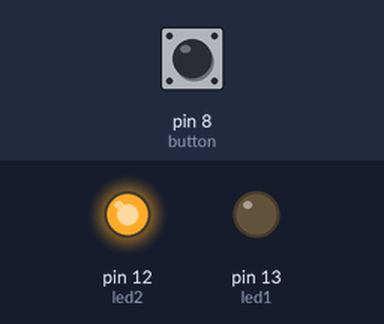
Recording of a sketch running on a simulated Arduino Uno, built with avr-gcc and run on an emulated ATmega328P. Parts: output pins drawn as LEDs (lit = HIGH). The inputs (shaded band) are chosen by the test bench; at power-on: pin 8 (button) HIGH.

Above: at 1.8 s.
1.9 s: pin 8 (button) pulled LOW for 0.6 s
At 2.3 s:
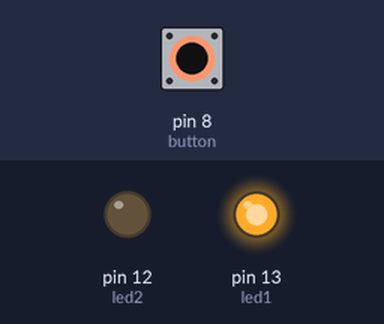
4.0 s: pin 8 (button) pulled LOW for 3.2 s
At 8.9 s:
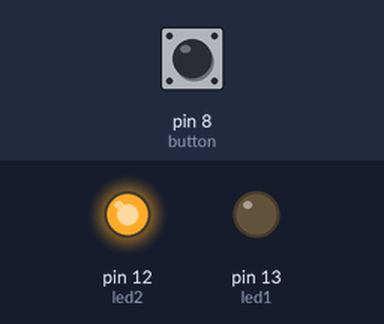
Timing chart, 0 to 10.4 s (numbered marks = the images above; inputs shaded):
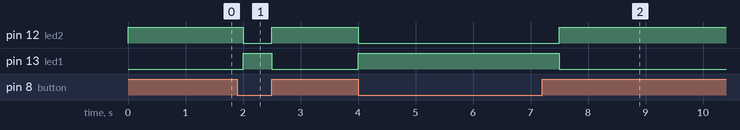

Measured:
- after the input at 1.9 s, pin 12 (led2): HIGH → LOW after 0.10 s, → HIGH 0.50 s later; pin 13 (led1): LOW → HIGH after 0.10 s, → LOW 0.50 s later
- after the input at 4.0 s, pin 12 (led2): HIGH → LOW at once, → HIGH 3.5 s later; pin 13 (led1): LOW → HIGH at once, → LOW 3.5 s later

The sketch:

button_toggle_led.ino
```cpp
// C++ code
//
const int led1 = 13;
const int led2 = 12;
const int button = 8;
int button_state;

void setup()
{
  pinMode(led1, OUTPUT);
  pinMode(led2, OUTPUT);
  pinMode(button, INPUT_PULLUP);
}

void loop()
{
  button_state = digitalRead(button);

  if (button_state == LOW) {
    digitalWrite(led1, HIGH);
    digitalWrite(led2, LOW);
  } else {
    digitalWrite(led2, HIGH);
    digitalWrite(led1, LOW);
  }
  delay(500); // Wait for 1000 millisecond(s)
}
```
